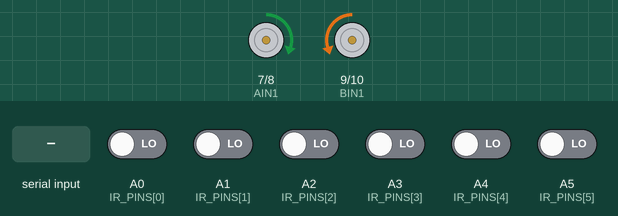
Recording of a sketch running on a simulated Arduino Uno, built with avr-gcc and run on an emulated ATmega328P. On the bench: motor-driver pin pairs drawn as motors (green arrow = first pin HIGH = forward, orange = second pin HIGH = backward, longer = more drive, scaled by the enable pin). The test bench sets the inputs (shaded band); at power-on: A0 (IR_PINS[0]), A1 (IR_PINS[1]), A2 (IR_PINS[2]), A3 (IR_PINS[3]), A4 (IR_PINS[4]), A5 (IR_PINS[5]) LOW.

Above: at 3.4 s.
3.5 s: A0 (IR_PINS[0]) driven HIGH
At 4.0 s:
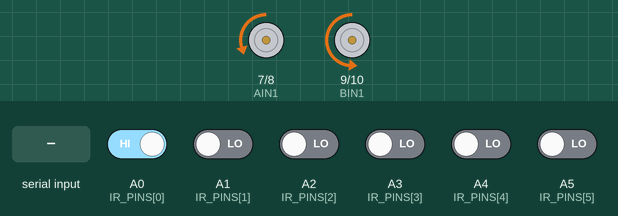
5.0 s: "I90\n" received over the second serial link
At 5.15 s:
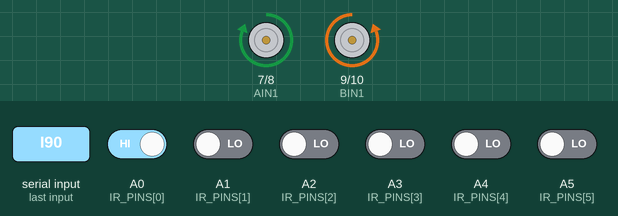
8.0 s: "T90\n" received over the second serial link
9.5 s: "S" received over the second serial link
At 11.0 s:
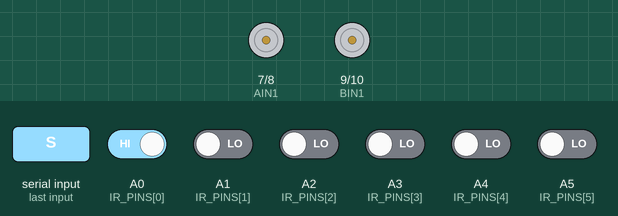
Timing chart, 0 to 12.0 s (numbered marks = the images above; inputs shaded):
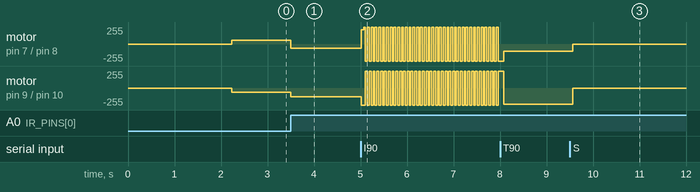

Measured:
- after the input at 3.5 s, motor on pin 7 (AIN1) / pin 8 (AIN2): forward 60/255 → backward 60/255 at once; motor on pin 9 (BIN1) / pin 10 (BIN2): backward 60/255 → backward 132/255 at once
- after the input at 5.0 s, motor on pin 7 (AIN1) / pin 8 (AIN2): backward 60/255 → forward 217/255 at once, then repeats every 0.08 s: forward 255/255 0.04 s, backward 255/255 0.04 s; motor on pin 9 (BIN1) / pin 10 (BIN2): alternates forward 255/255 for 0.04 s and backward 255/255 for 0.04 s, starting at once
- after the input at 9.5 s, motor on pin 7 (AIN1) / pin 8 (AIN2): backward 107/255 → stopped after 0.07 s; motor on pin 9 (BIN1) / pin 10 (BIN2): backward 247/255 → stopped after 0.07 s

The sketch:

xunji_bt_pid_v2.ino
```cpp
/*
 * 智能小车 - 蓝牙动态调参 PID 版本 (xunji_bt_pid_v2.ino - 修正重构版)
 * 特点：结合 v1 稳定的 PID 算法与 v2 的动态调参及开环测试功能
 *
 * 指令格式 (英文开头 + 数字)：
 * P15.5  -> 将 Kp 设为 15.5
 * I0.5   -> 将 Ki 设为 0.5 (同时清零积分)
 * D10.2  -> 将 Kd 设为 10.2
 * S80    -> 将基础速度 baseSpeed 设为 80
 * L0.95  -> 将左轮比例 ratioL 设为 0.95
 * R0.85  -> 将右轮比例 ratioR 设为 0.85
 * T      -> 切换开环测试模式（两轮同速直行，不看传感器，用于调比例）
 * ?      -> 查询当前所有参数
 */

#include <SoftwareSerial.h>

SoftwareSerial bluetooth(11, 2);

#define PWMA 5
#define PWMB 6
#define AIN1 7
#define AIN2 8
#define BIN1 9
#define BIN2 10

const int IR_PINS[6] = {A0, A1, A2, A3, A4, A5};

// 核心参数 (默认值与 v1 保持一致)
float Kp = 25.0;
float Ki = 0.0;
float Kd = 10000000.0;
int baseSpeed = 70;
float ratioL = 1.0;   // 左轮动力系数
float ratioR = 1.0;   // 右轮动力系数 (偏快的一侧设<1.0)

float lastError = 0;
float integral = 0;
uint8_t lastSensorState = 0b001100;

// 终点停止：连续检测到大面积黑线的次数
int blackLineCount = 0;
const int BLACK_THRESHOLD = 5;    // 检测到 >= 5个黑线传感器时视为遇到横向终点线
const int BLACK_HOLD = 2;         // 连续2次确认才停车，防摆头误判

// 开环测试模式
bool testMode = false;

// 启动保护：前N个循环不检测终点，防止起步在黑线上误停车
int startProtect = 100;

void setup() {
  bluetooth.begin(9600);
  bluetooth.setTimeout(50);
  pinMode(PWMA, OUTPUT); pinMode(PWMB, OUTPUT);
  pinMode(AIN1, OUTPUT); pinMode(AIN2, OUTPUT);
  pinMode(BIN1, OUTPUT); pinMode(BIN2, OUTPUT);
  for (int i = 0; i < 6; i++) pinMode(IR_PINS[i], INPUT);

  stopMotors();
  delay(2000);
  printCurrentSettings();
  bluetooth.println(">>> 调参系统就绪，请输入指令 (如 P20) <<<");
}

void loop() {
  // 1. 检查蓝牙指令
  checkBluetooth();

  // 2. 开环测试模式：不看传感器，两轮同速
  if (testMode) {
    driveMotor(baseSpeed, baseSpeed);
    return; // 在测试模式下不执行后续循迹逻辑
  }

  // 3. 循迹逻辑
  float error = getError();

  if (error == 200.0) {
    // 终点停车
    stopMotors();
    bluetooth.println(">>> 检测到终点线，已停车 <<<");
    while (true) {} // 永久停止，复位重启
  } else if (error == 100.0) {
    // 脱轨找线
    handleOffTrack();
  } else {
    // 核心 PID 计算 (完全对标 v1)
    float P = Kp * error;
    integral += error;
    float I = Ki * integral;
    float D = Kd * (error - lastError);

    float pidOutput = P + I + D;
    lastError = error;

    int leftSpeed = baseSpeed + pidOutput;
    int rightSpeed = baseSpeed - pidOutput;

    driveMotor(leftSpeed, rightSpeed);
  }
}

// ---------------- 蓝牙指令解析 ----------------
void checkBluetooth() {
  if (bluetooth.available() > 0) {
    char cmd = bluetooth.read();

    if (cmd == '?') {
      printCurrentSettings();
      return;
    }

    // 开环测试切换
    if (cmd == 'T' || cmd == 't') {
      testMode = !testMode;
      if (testMode) {
        integral = 0;
        lastError = 0;
        bluetooth.println(">>> 开环测试模式 ON：两轮同速直行 (再次发 T 退出) <<<");
      } else {
        stopMotors();
        bluetooth.println(">>> 开环测试模式 OFF：恢复循迹 <<<");
      }
      return;
    }

    float value = bluetooth.parseFloat();

    switch (cmd) {
      case 'P': case 'p':
        Kp = value;
        bluetooth.print("OK! Kp = "); bluetooth.println(Kp);
        break;
      case 'I': case 'i':
        Ki = value;
        integral = 0;
        bluetooth.print("OK! Ki = "); bluetooth.println(Ki);
        break;
      case 'D': case 'd':
        Kd = value;
        bluetooth.print("OK! Kd = "); bluetooth.println(Kd);
        break;
      case 'S': case 's':
        baseSpeed = (int)value;
        bluetooth.print("OK! Speed = "); bluetooth.println(baseSpeed);
        break;
      case 'L': case 'l':
        ratioL = value;
        bluetooth.print("OK! ratioL = "); bluetooth.println(ratioL);
        break;
      case 'R': case 'r':
        ratioR = value;
        bluetooth.print("OK! ratioR = "); bluetooth.println(ratioR);
        break;
      default:
        break;
    }
  }
}

void printCurrentSettings() {
  bluetooth.println("\n--- 当前参数状态 ---");
  bluetooth.print("P (Kp): "); bluetooth.println(Kp);
  bluetooth.print("I (Ki): "); bluetooth.println(Ki);
  bluetooth.print("D (Kd): "); bluetooth.println(Kd);
  bluetooth.print("S (Speed): "); bluetooth.println(baseSpeed);
  bluetooth.print("L (ratioL): "); bluetooth.println(ratioL);
  bluetooth.print("R (ratioR): "); bluetooth.println(ratioR);
  bluetooth.print("Test: "); bluetooth.println(testMode ? "ON" : "OFF");
  bluetooth.println("--------------------\n");
}

// ---------------- 循迹算法 ----------------
float getError() {
  float sum = 0;
  int count = 0;
  uint8_t currentSensorState = 0;

  // 权重与 v1 完全对齐
  float weights[6] = {-2.5, -1.5, -0.5, 0.5, 1.5, 2.5};

  for (int i = 0; i < 6; i++) {
    if (digitalRead(IR_PINS[i]) == 1) { // 假设 1 代表识别到黑线
      sum += weights[i];
      count++;
      currentSensorState |= (1 << (5 - i));
    }
  }

  // 全白脱轨处理（优先级最高）
  if (count == 0) return 100.0;

  // 启动保护期内跳过终点检测
  if (startProtect > 0) startProtect--;

  // 终点检测：黑线数量大于等于 5 视为压到终点横线
  if (startProtect == 0 && count >= BLACK_THRESHOLD) {
    blackLineCount++;
    if (blackLineCount >= BLACK_HOLD) {
      return 200.0;
    }
  } else {
    blackLineCount = 0;
  }

  lastSensorState = currentSensorState;
  return sum / count; // 返回平均位置偏差 (与 v1 完全一致)
}

void handleOffTrack() {
  // 根据最后记忆旋转找线 (与 v1 完全一致)
  if (lastSensorState & 0b111000) {
    driveMotor(-60, 60);
  } else {
    driveMotor(60, -60);
  }
}

// ---------------- 电机驱动 + 比例补偿 ----------------
void driveMotor(int powerL, int powerR) {
  int dirL = (powerL >= 0) ? 1 : 0;
  int dirR = (powerR >= 0) ? 1 : 0;

  int speedL = abs(powerL);
  int speedR = abs(powerR);

  // 比例补偿：替换了 v1 生硬的 offset，提供更平滑的两轮平衡
  speedL = (int)(speedL * ratioL);
  speedR = (int)(speedR * ratioR);

  speedL = constrain(speedL, 0, 255);
  speedR = constrain(speedR, 0, 255);

  digitalWrite(AIN1, dirL ? LOW : HIGH);
  digitalWrite(AIN2, dirL ? HIGH : LOW);
  digitalWrite(BIN1, dirR ? LOW : HIGH);
  digitalWrite(BIN2, dirR ? HIGH : LOW);
  analogWrite(PWMA, speedL);
  analogWrite(PWMB, speedR);
}

void stopMotors() {
  analogWrite(PWMA, 0); analogWrite(PWMB, 0);
  digitalWrite(AIN1, LOW); digitalWrite(AIN2, LOW);
  digitalWrite(BIN1, LOW); digitalWrite(BIN2, LOW);
}
```
